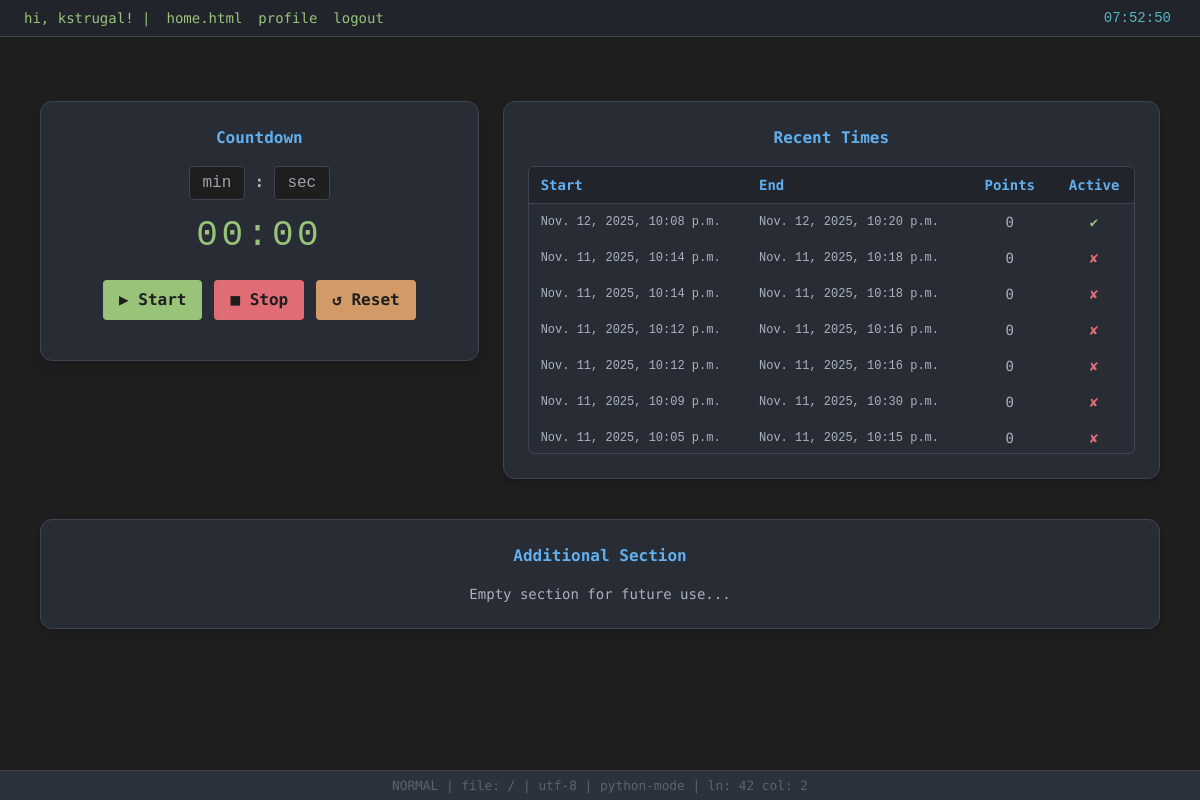
The app's page / (signed in), older data.
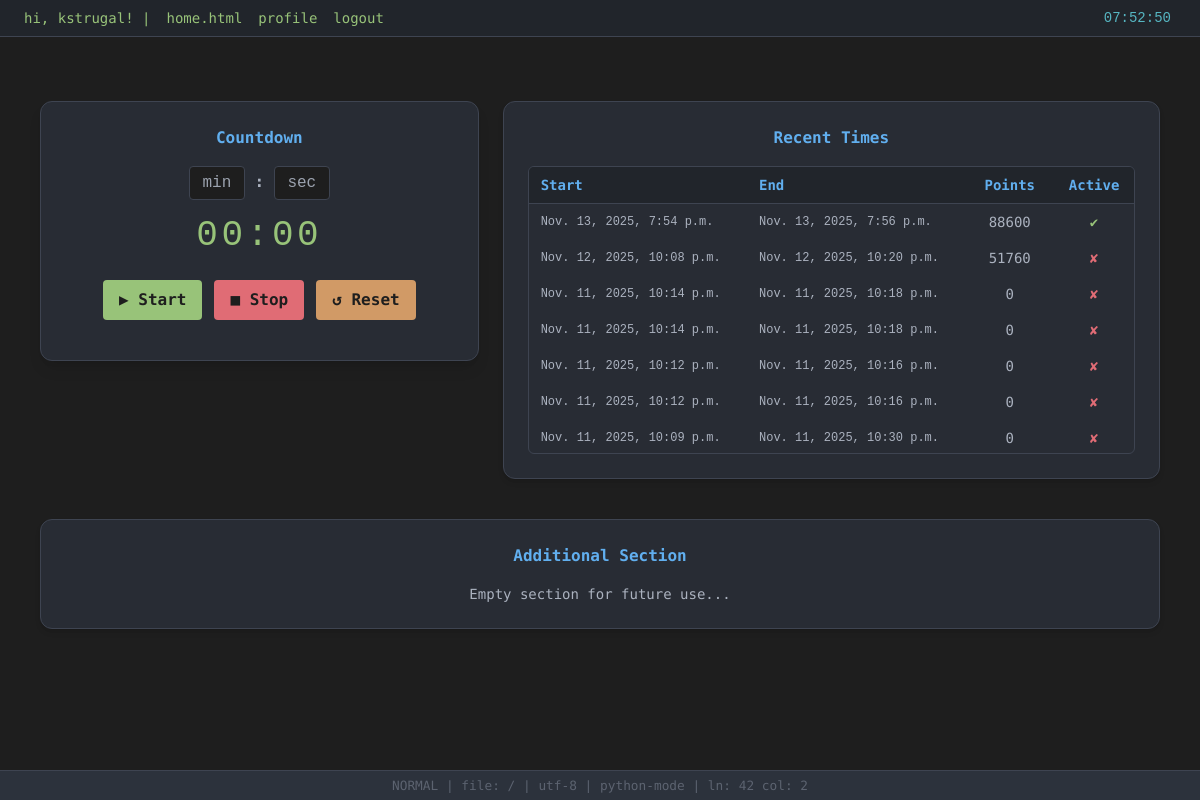
The same page, newer data.
### main/models/time_model.py (models this page shows, shortened)
class Time(models.Model):
    start_time = models.DateTimeField(null=True, blank=True)
    end_time = models.DateTimeField(null=True, blank=True)
    duration = models.DurationField(null=True, blank=True)
    category = models.CharField(max_length=50, null=True)
    points = models.IntegerField(default=0)
    user = models.ForeignKey(User, on_delete=models.CASCADE, null=True)
    is_active = models.BooleanField(default=True)
    class Meta:
        verbose_name = "Focus duration"

### core/views.py (the view, shortened to what this page needs)
# urls.py: path("", views.home_view, name="home"),
def home_view(request):
    if not request.user.is_authenticated:
        return render(request, "home.html")
    timers = Time.objects.filter(user=request.user).order_by("-start_time")
    return render(request, "home.html", {"timers": timers})

### templates/home.html (shortened to what this page needs)
{% extends "base.html" %}
{% block content %}
<div
  class="flex flex-col md:flex-row justify-center items-start gap-6 mt-10 w-full md:w-[70rem] mx-auto"
>
  <div
    class="w-full md:w-2/5 bg-[#282c34] border border-[#3e4451] rounded-xl p-6 text-center shadow-lg"
  >
    <h1 class="text-[#61afef] text-base font-bold mb-4">Countdown</h1>
    <div class="flex justify-center items-center space-x-2 mb-4">
      <form method="post">
      <input
        name="minutes"
        id="minutes"
        type="number"
        min="1"
        required
        placeholder="min"
        class="w-14 bg-[#1e1e1e] border border-[#3e4451] rounded text-center text-[#abb2bf] font-mono p-1 appearance-none"
      />
      <span class="text-[#abb2bf] font-bold">:</span>
      <input
        name="seconds"
        id="seconds"
        type="number"
        min="0"
        max="59"
        required
        placeholder="sec"
        class="w-14 bg-[#1e1e1e] border border-[#3e4451] rounded text-center text-[#abb2bf] font-mono p-1 appearance-none"
      />
    </div>
    <div
      id="timer-display"
      class="text-4xl font-mono text-[#98c379] mb-6 tracking-widest"
    >
    </div>
    <div class="flex justify-center space-x-3 mb-4">
      <button
        id="timer-start"
        type="button"
        class="px-4 py-2 rounded bg-[#98c379] text-[#1e1e1e] font-semibold hover:bg-[#7cbf69] transition"
      >
        ▶ Start
      </button>
      <button
        id="timer-stop"
        class="px-4 py-2 rounded bg-[#e06c75] text-[#1e1e1e] font-semibold hover:bg-[#c45b64] transition"
      >
        ■ Stop
      </button>
      <button
        id="timer-reset"
        class="px-4 py-2 rounded bg-[#d19a66] text-[#1e1e1e] font-semibold hover:bg-[#c18456] transition"
      >
        ↺ Reset
      </button>
    </div>
  </div>
  <div
    class="w-full md:w-3/5 bg-[#282c34] border border-[#3e4451] rounded-xl p-6 text-center shadow-md"
  >
    <h2 class="text-[#61afef] text-base font-bold mb-4">Recent Times</h2>
    <div class="max-h-72 overflow-y-auto border border-[#3e4451] rounded-md">
      <table class="w-full border-collapse text-sm text-[#abb2bf]">
        <thead class="sticky top-0 bg-[#21252b] text-[#61afef] z-10">
          <tr>
            <th class="border-b border-[#3e4451] px-3 py-2 text-left">Start</th>
            <th class="border-b border-[#3e4451] px-3 py-2 text-left">End</th>
            <th class="border-b border-[#3e4451] px-3 py-2 text-center">Points</th>
            <th class="border-b border-[#3e4451] px-3 py-2 text-center">Active</th>
          </tr>
        </thead>
        <tbody>
          {% for timer in timers %}
          <tr class="hover:bg-[#2c313c] transition">
            <td class="px-3 py-2 font-mono text-xs truncate text-left">
              {{ timer.start_time }}
            </td>
            <td class="px-3 py-2 font-mono text-xs truncate text-left">
              {{ timer.end_time }}
            </td>
            <td class="px-3 py-2 text-center">{{ timer.points }}</td>
            <td class="px-3 py-2 text-center">
              {% if timer.is_active %}
              <span class="text-[#98c379] font-bold">✔</span>
              {% else %}
              <span class="text-[#e06c75] font-bold">✘</span>
              {% endif %}
            </td>
          </tr>
          {% empty %}
          <tr>
            <td colspan="4" class="py-3 text-[#5c6370]">No Times</td>
          </tr>
          {% endfor %}
        </tbody>
      </table>
    </div>
  </div>
</div>
<div
  class="bg-[#282c34] border border-[#3e4451] rounded-xl p-6 w-full md:w-[70rem] text-center mt-10 mx-auto shadow-md"
>
  <h2 class="text-[#61afef] text-base font-bold mb-4">Additional Section</h2>
  <p class="text-[#abb2bf] text-sm">Empty section for future use...</p>
</div>
{% endblock %}

### templates/base.html (shortened to what this page needs)
<!DOCTYPE html>
<html lang="pl">
  <head>
    <script src="https://cdn.tailwindcss.com"></script>
  </head>
  <body class="min-h-screen flex flex-col">
    <nav
      class="flex justify-between items-center bg-[#21252b] text-[#98c379] px-6 py-2 border-b border-[#3e4451]"
    >
      <div class="flex space-x-4 text-sm">
        {% if user.is_authenticated %}
          <p>hi, {{user.username}}! |</p>
          <a href="{% url 'home' %}" class="hover:text-[#61afef]"> home.html </a>
          <a href="{% url 'profile' %}" class="hover:text-[#61afef]"
              >profile </a>
          <a href="{% url 'logout' %}" class="hover:text-[#e06c75]">logout</a>
        {% else %}
          <a href="{% url 'home' %}" class="hover:text-[#61afef]">home.html</a>
          <a href="{% url 'log_into_acc' %}" class="hover:text-[#61afef]"
            > login </a
          >
        {% endif %}
      </div>
      <div class="text-[#56b6c2] text-sm font-mono">
        <span id="clock">--:--:--</span>
      </div>
    </nav>
    <main class="flex-grow p-6 flex flex-col items-center">
      {% block content %}{% endblock %}
    </main>
    <footer class="status-bar text-center">
      NORMAL | file: {{ request.path|default:"home.html" }} | utf-8 |
      python-mode | ln: 42 col: 2
    </footer>
  </body>
</html>

### templates/base.html (style rules this page uses)
body { background-color: #1e1e1e; color: #abb2bf; font-family: "Fira Code", monospace; }
.status-bar { background-color: #2c323c; color: #5c6370; font-size: 0.8rem; border-top: 1px solid #3e4451; padding: 0.3rem 1rem; }

### templates/home.html (style rules this page uses)
[type='number'] { -moz-appearance: textfield; }

Row changes from the older to the newer data that the page shows:
no longer on this page (row unchanged): Time: start_time "Nov. 11, 2025, 10:05 p.m.", end_time "Nov. 11, 2025, 10:15 p.m.", points "0"
added Time: start_time "Nov. 13, 2025, 7:54 p.m.", end_time "Nov. 13, 2025, 7:56 p.m.", points "88600"
changed Time "Nov. 12, 2025, 10:08 p.m.": points "0" → "51760"; is_active "✔" → "✘"
